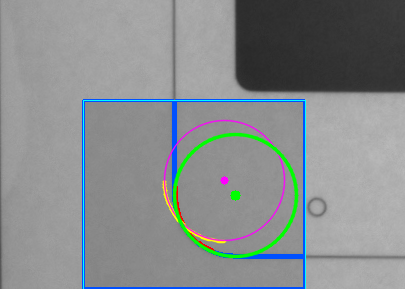
#> input picture problems/arcfit_12660873_dip_debug_crop.png, 405 x 289 px
$ python -i partial_align.py   (imports and definitions only)
#> lines starting #> are read from the running program, lines starting #| are printed output that depends on the picture; after the words box and inside, x2 and y2 are one past the last pixel; in counts of white or black regions, pixels touching at a corner belong together
#> further down, picture is the input picture: shape (289, 405, 3); mean B, G, R 140.8, 139.7, 135
"""
PartialFOVAligner — coarse alignment for partial-FOV telecentric imaging.

Finds rotation + translation that best aligns CAD features with image edges,
assuming uniform scale (telecentric camera). The image may capture only a
subset of the full CAD geometry.

Strategy:
  1. Extract dominant orientations from CAD lines and image Hough lines.
  2. Enumerate rotations that align dominant orientations.
  3. For each candidate rotation, estimate translation in two stages:
     a. Centroid alignment (brings CAD within ~100mm of image).
     b. Iterative nearest-neighbor refinement (robust to partial overlap).
  4. Score by Gaussian-weighted distance (more discriminative than inlier
     count for grid-like structures).
"""

from __future__ import annotations

import numpy as np

from . import affine_solver

try:
    import cv2
    HAS_CV2 = True
except ImportError:
    HAS_CV2 = False

try:
    from scipy.spatial import cKDTree
    HAS_SCIPY = True
except ImportError:
    HAS_SCIPY = False


# [63 lines left out: function _extract_cad_orientations, not called in this run]


def _extract_image_orientations(image: np.ndarray) -> list[float]:
    """Extract dominant orientations from image using Hough line detection."""
    if not HAS_CV2:
        return [0.0, 90.0]

    if len(image.shape) == 3:
        gray = cv2.cvtColor(image, cv2.COLOR_BGR2GRAY)
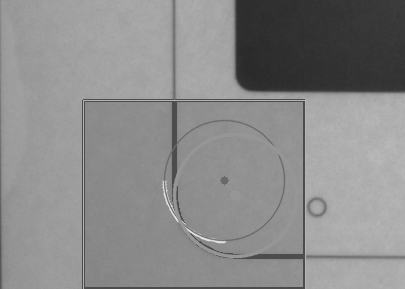
#> gray: shape (289, 405); min 40, max 226, mean 138.4
    else:
        gray = image

    blurred = cv2.GaussianBlur(gray, (5, 5), 0)
    edges = cv2.Canny(blurred, 30, 100)
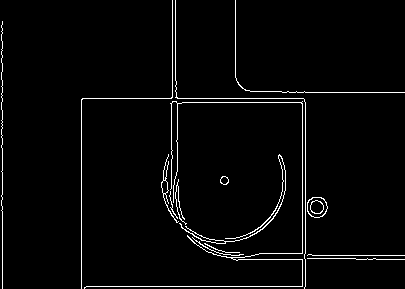
#> edges: shape (289, 405); 2.8% white in thin lines or dots
    linesP = cv2.HoughLinesP(
        edges, 1, np.pi / 180, 100, minLineLength=100, maxLineGap=10,
    )
#> linesP = [[82, 98, 303, 98], [81, 286, 305, 286], [305, 285, 305, 92], [302, 285, 302, 92], [2, 288, 2, 21], [81, 288, 81, 99], [172, 102, 301, 102], [282, 92, 404, 92], [304, 255, 404, 255], [172, 101, 172, 0], [177, 115, 178, 221]]
    if linesP is None or len(linesP) < 5:
        return [0.0, 90.0]

    angles = []
    for l in linesP:
        x1, y1, x2, y2 = l[0]
        angle = np.degrees(np.arctan2(y2 - y1, x2 - x1))
        angles.append(angle)
#> this loop made 11 passes
#> (x1, y1, x2, y2, angle) on passes 1 to 11: (82, 98, 303, 98, 0), (81, 286, 305, 286, 0), (305, 285, 305, 92, -90), (302, 285, 302, 92, -90), (2, 288, 2, 21, -90), (81, 288, 81, 99, -90), (172, 102, 301, 102, 0), (282, 92, 404, 92, 0), (304, 255, 404, 255, 0), (172, 101, 172, 0, -90), (177, 115, 178, 221, 89.46)
#> after the loop, angles = [0, 0, -90, -90, -90, -90, 0, 0, 0, -90, 89.46]

    angles = np.array(angles)
    hist, bin_edges = np.histogram(angles, bins=180, range=(-90, 90))
#> hist = 180 values, max 5 at index 0, min 0 at index 1, mean 0.0611; bin_edges = 181 values from -90 to 90
    peaks = np.argsort(hist)[-4:][::-1]
#> peaks = [0, 90, 179, 176]
    dominant = [float(bin_edges[p]) for p in peaks if hist[p] > len(angles) * 0.05]
#> dominant = [-90, 0, 89]
    return dominant if dominant else [0.0, 90.0]


# [40 lines left out: function _orientation_candidates, not called in this run]


class PartialFOVAligner:
    """Coarse alignment for partial-FOV telecentric imaging.

    Uses dominant orientation matching to narrow the rotation search,
    then two-stage translation estimation per candidate rotation.
    """

    # [329 lines left out: functions register, _refine_scale, _refine_translation, _evaluate_rotation, not called in this run]

>>> import cv2
>>> picture = cv2.imread('../../problems/arcfit_12660873_dip_debug_crop.png')
>>> result = _extract_image_orientations(picture)
#> result = [-90, 0, 89]

$ run again, on problems/arcfit_12660873_dip_prototype.png
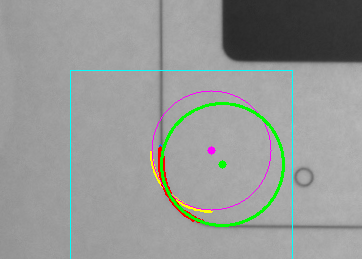
#> input picture problems/arcfit_12660873_dip_prototype.png, 362 x 259 px
#> picture is the input picture: shape (259, 362, 3); mean B, G, R 149.9, 152.8, 149.5
#> in _extract_image_orientations, `gray = cv2.cvtColor(image, cv2.COLOR_BGR2GRAY)`:
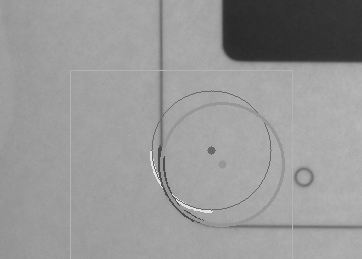
#> gray: shape (259, 362); min 40, max 226, mean 151.5
#> in _extract_image_orientations, `edges = cv2.Canny(blurred, 30, 100)`:
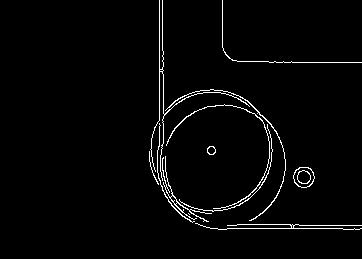
#> edges: shape (259, 362); 2.4% white in thin lines or dots, all inside (x1, y1, x2, y2) = (149, 0, 362, 230)
#> linesP = [[159, 146, 159, 0], [210, 228, 342, 228]]
#> result = [0, 90]
